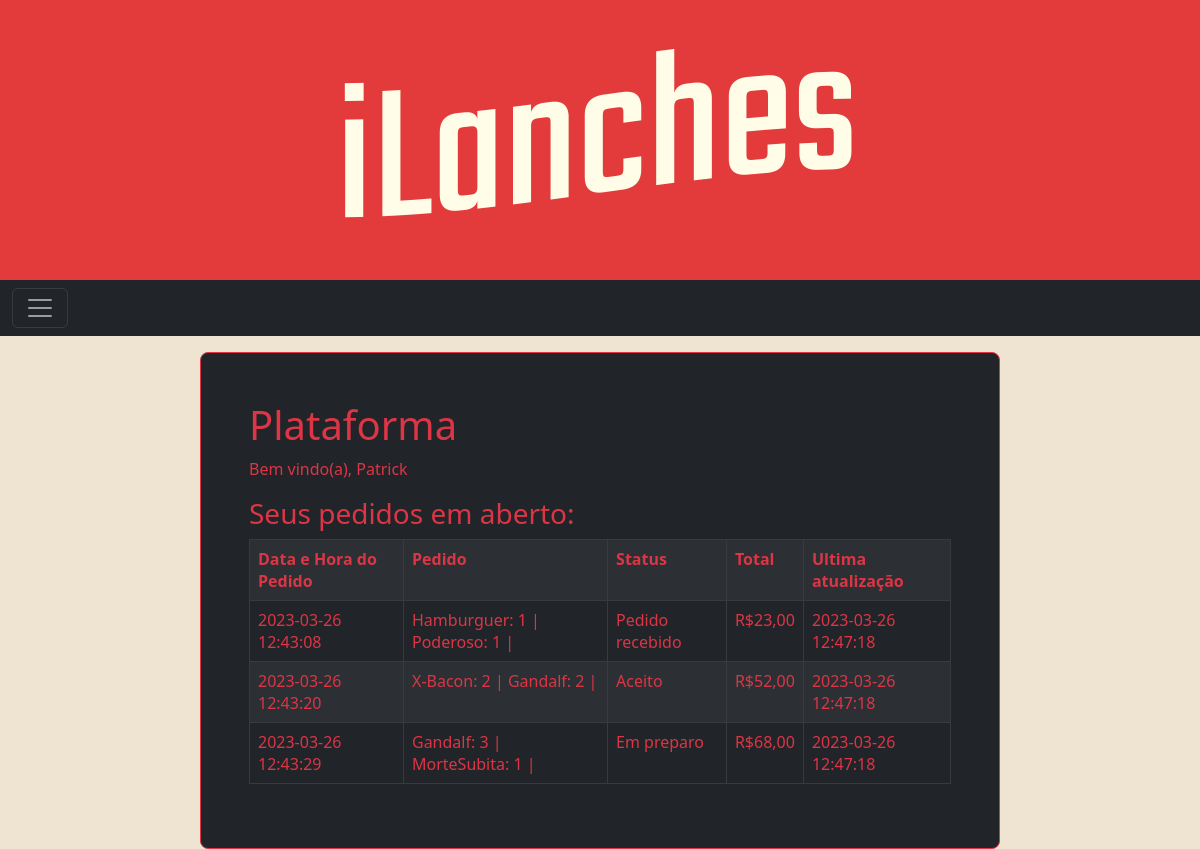
/Hamburgueria/php/cliente/profile.php (signed in), run on the app's committed database.
### tables this page shows
CREATE TABLE `usuario` (
  `id` int(11) NOT NULL,
  `nome` varchar(70) NOT NULL,
  `email` varchar(70) NOT NULL,
  `senha` varchar(40) NOT NULL,
  `rua` varchar(70) NOT NULL,
  `numero` int(6) NOT NULL,
  `complemento` varchar(70) NOT NULL,
  `bairro` varchar(70) NOT NULL
);

CREATE TABLE `pedidos` (
  `pedidoId` int(11) NOT NULL,
  `user_id` int(11) NOT NULL,
  `lanches` varchar(300) NOT NULL,
  `criacao_pedido` datetime NOT NULL DEFAULT current_timestamp(),
  `ultima_atualizacao` datetime NOT NULL,
  `status` varchar(20) NOT NULL,
  `preco` float NOT NULL,
  `endereco` varchar(150) NOT NULL
);

### Hamburgueria/php/cliente/profile.php (the view, shortened to what this page needs)
<?php
include("db_connect.php");
$username = $_SESSION['username'];
$query = "SELECT * FROM usuario WHERE email = '$username'";
$result = mysqli_query($conn, $query);
$user = mysqli_fetch_assoc($result);
?>
<html>
<head>
    <link href="https://cdn.jsdelivr.net/npm/bootstrap@5.3.0-alpha1/dist/css/bootstrap.min.css" rel="stylesheet"
>
    <link rel="stylesheet" href="../../css/style.css">
</head>
<body>
<div class="titulo mx-auto">
        <img src="../../images/titulo.png" alt="iLanches Titulo">
    </div>
    <div><nav class="navbar navbar-dark bg-dark">
  <div class="container-fluid">
    <button class="navbar-toggler" type="button" data-bs-toggle="offcanvas" data-bs-target="#offcanvasDarkNavbar" aria-controls="offcanvasDarkNavbar">
      <span class="navbar-toggler-icon"></span>
    </button>
  </div>
</nav></div>
<div class="col-md-10  mx-auto mt-3 col-lg-8">
 <div  class="p-4 p-md-5 border border-danger rounded-3 bg-dark">
<h1 class="text-danger">Plataforma</h1>
<div>
<p class="text-danger">Bem vindo(a), <?php echo $user['nome']; ?></p>
</div>
<h3 class="text-danger">Seus pedidos em aberto:</h3>
<?php
$sql = "SELECT *, email, nome FROM pedidos INNER JOIN usuario ON usuario.id = pedidos.user_id WHERE user_id = '$user[id]' AND NOT status = 'Concluido' AND NOT status = 'Cancelado'";
$resultado = mysqli_query($conn, $sql);
if (mysqli_num_rows($resultado) > 0) {
  echo "<table class='table table-dark table-bordered table-striped'>";
  echo "<tr>";
  echo "<th class='text-danger'>Data e Hora do Pedido</th>";
  echo "<th class='text-danger'>Pedido</th>";
  echo "<th class='text-danger'>Status</th>";
  echo "<th class='text-danger'>Total</th>";
  echo "<th class='text-danger'>Ultima atualização</th>";
  echo "</tr>";
  while($row = mysqli_fetch_assoc($resultado)) {
    echo "<tr>";
    echo "<td class='text-danger'>" . $row["criacao_pedido"]. "</td>";
    echo "<td class='text-danger'>" . $row["lanches"]. "</td>";
    echo "<td class='text-danger'>" . $row["status"]. "</td>";
    echo "<td class='text-danger'>" ."R$". $row["preco"].",00". "</td>";
    echo "<td class='text-danger'>" . $row["ultima_atualizacao"]. "</td>";
    echo "</tr>";
  }
  echo "</table>";
} else {
  echo "<center><h4 class='text-danger' > Não há pedidos abertos </h4></center>";
}
?>
</div>
</div>
</body>
</html>

### Hamburgueria/css/style.css (style rules this page uses)
* { margin:0; padding:0; border:0; }
body { background-color: #efe3d1; }
.titulo { height: 35vh; display:flex; align-items: center; justify-content: center; background-color: #e33b3b; }

### data on the page
usuario: nome "Patrick"
pedidos: criacao_pedido "2023-03-26 12:43:08", lanches "Hamburguer: 1 | Poderoso: 1 |", status "Pedido recebido", preco "23", ultima_atualizacao "2023-03-26 12:47:18"
pedidos: criacao_pedido "2023-03-26 12:43:20", lanches "X-Bacon: 2 | Gandalf: 2 |", status "Aceito", preco "52", ultima_atualizacao "2023-03-26 12:47:18"
pedidos: criacao_pedido "2023-03-26 12:43:29", lanches "Gandalf: 3 | MorteSubita: 1 |", status "Em preparo", preco "68", ultima_atualizacao "2023-03-26 12:47:18"
